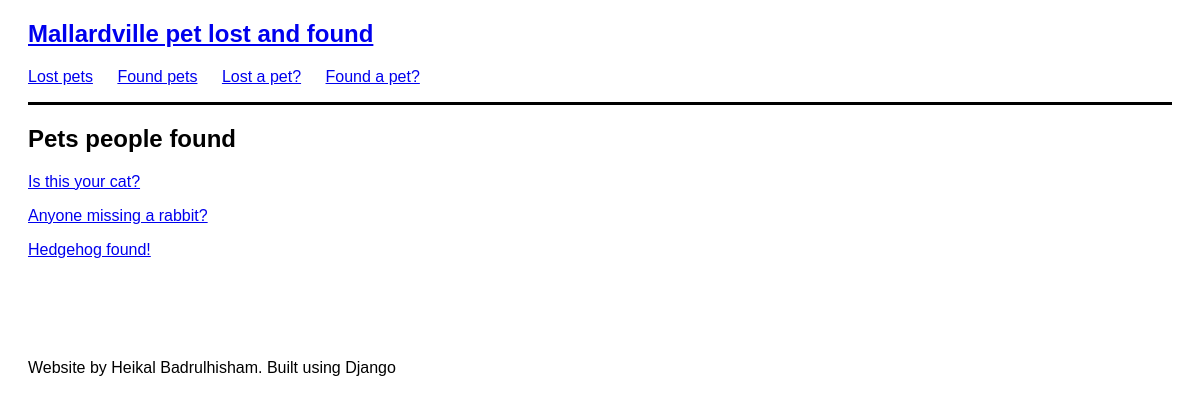
Screenshot of /post/found/ with the database file from the repository.
### posts/models.py (models this page shows, shortened)
class Post(models.Model):
    title = models.CharField(max_length=80)
    picture = models.ImageField(upload_to='uploads/', blank=True, null=True)
    description = models.TextField(null=True)
    email = models.EmailField(blank=True, null=True)
    phone = models.CharField(max_length=80, blank=True, null=True)
    date_posted = models.DateField(auto_now=True)
    award = models.DecimalField(max_digits=100, decimal_places=2, blank=True,
                                null=True, default=0.00)
    password = models.CharField(default='password', max_length=100)
    def get_absolute_url(self):
        return reverse('post-detail', kwargs={'id': self.id})

class FoundPost(Post):
    pass

class Post(models.Model):
    title = models.CharField(max_length=80)
    picture = models.ImageField(upload_to='uploads/', blank=True, null=True)
    description = models.TextField(null=True)
    email = models.EmailField(blank=True, null=True)
    phone = models.CharField(max_length=80, blank=True, null=True)
    date_posted = models.DateField(auto_now=True)
    award = models.DecimalField(max_digits=100, decimal_places=2, blank=True,
                                null=True, default=0.00)
    password = models.CharField(default='password', max_length=100)
    def get_absolute_url(self):
        return reverse('post-detail', kwargs={'id': self.id})

### posts/views.py (the view)
# urls.py: path('found/', found_post_list_view, name='found-post-list'),
def found_post_list_view(request):
    return post_list_view(request, FoundPost, "Pets people found")

### posts/views.py (called while the page is built)
def post_list_view(request, PostClass, heading):
    queryset = PostClass.objects.all()
    context = {'posts': queryset, 'heading': heading}
    return render(request, 'posts/post_list.html', context)

### posts/templates/posts/post_list.html
{% extends 'base.html' %}
{% block content %}
<h2>{{ heading }}</h2>
{% for post in posts %}
    <a href="{{ post.get_absolute_url }}"><p>{{ post.title }}</p></a>
{% endfor %}
{% endblock %}

### static/css/style.css (style rules this page uses)
* { font-family: Helvetica, sans-serif; }
body { padding: 20px; padding-top: 0px; padding-bottom: 0px; }

### rows the page displays
FoundPost: title "Is this your cat?"
FoundPost: title "Anyone missing a rabbit?"
FoundPost: title "Hedgehog found!"

### other values shown
{{ heading }} "Pets people found"
